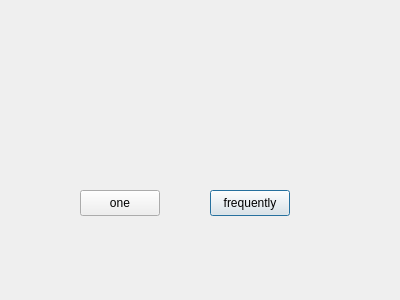
<?xml version="1.0" encoding="UTF-8"?>
<ui version="4.0">
 <class>Dialog</class>
 <widget class="QDialog" name="Dialog">
  <property name="geometry">
   <rect>
    <x>0</x>
    <y>0</y>
    <width>400</width>
    <height>300</height>
   </rect>
  </property>
  <property name="windowTitle">
   <string>Dialog</string>
  </property>
  <widget class="QPushButton" name="writeData">
   <property name="geometry">
    <rect>
     <x>210</x>
     <y>190</y>
     <width>80</width>
     <height>26</height>
    </rect>
   </property>
   <property name="text">
    <string>frequently</string>
   </property>
  </widget>
  <widget class="QPushButton" name="openFile">
   <property name="geometry">
    <rect>
     <x>80</x>
     <y>190</y>
     <width>80</width>
     <height>26</height>
    </rect>
   </property>
   <property name="text">
    <string>one</string>
   </property>
  </widget>
 </widget>
 <layoutdefault spacing="6" margin="11"/>
 <resources/>
 <connections/>
</ui>
